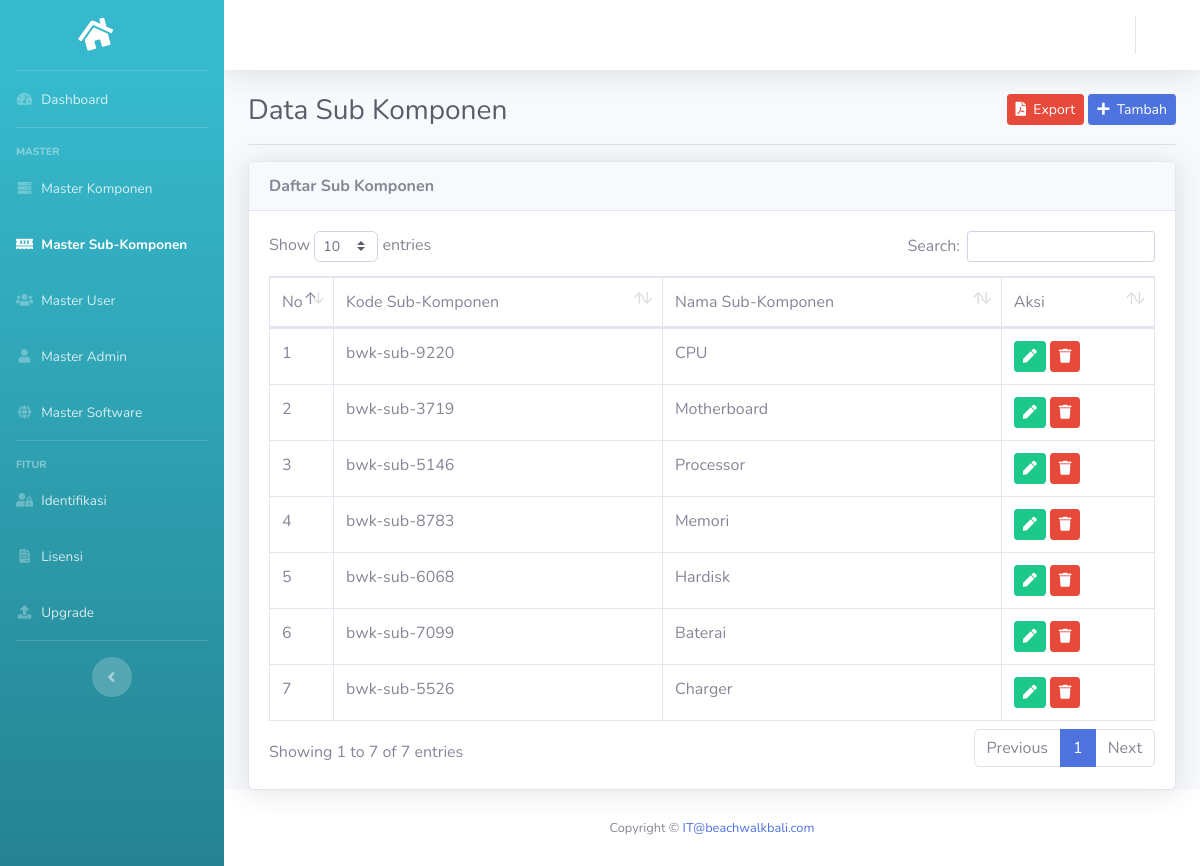
The app's page /index.php/sub with its own data.
### tables this page shows
CREATE TABLE `sub` (
  `id` int(11) NOT NULL,
  `kode` varchar(50) NOT NULL,
  `nama` varchar(100) NOT NULL
);

### application/controllers/Sub.php (called while the page is built, shortened)
<?php
class Sub extends CI_Controller{
	public function __construct(){
		$this->data['aktif'] = 'sub';
		$this->load->model('M_sub', 'm_sub');
	}
	public function index(){
		$this->data['title'] = 'Data Sub Komponen';
		$this->data['all_sub'] = $this->m_sub->lihat();
		$this->data['no'] = 1;
		$this->load->view('sub/lihat', $this->data);
	}
}

### index.php (called while the page is built, shortened)
<?php
require_once BASEPATH.'core/CodeIgniter.php';

### application/models/M_sub.php (called while the page is built, shortened)
<?php
class M_sub extends CI_Model{
	protected $_table = 'sub';
	public function lihat(){
		$query = $this->db->get($this->_table);
		return $query->result();
	}
}

### application/views/sub/lihat.php (the view, shortened to what this page needs)
<!DOCTYPE html>
<html lang="en">
<head>
</head>
<body id="page-top">
	<div id="wrapper">
		<div id="content-wrapper" class="d-flex flex-column">
			<div id="content" data-url="<?= base_url('sub') ?>">
				<div class="container-fluid">
				<div class="clearfix">
					<div class="float-left">
						<h1 class="h3 m-0 text-gray-800"><?= $title ?></h1>
					</div>
					<div class="float-right">
							<a href="<?= base_url('sub/export') ?>" class="btn btn-danger btn-sm" target="_blank"><i class="fa fa-file-pdf" target="_blank"></i>&nbsp;&nbsp;Export</a>
							<a href="<?= base_url('sub/tambah') ?>" class="btn btn-primary btn-sm"><i class="fa fa-plus"></i>&nbsp;&nbsp;Tambah</a>
					</div>
				</div>
				<hr>
				<div class="card shadow">
					<div class="card-header"><strong>Daftar Sub Komponen</strong></div>
					<div class="card-body">
						<div class="table-responsive">
							<table class="table table-bordered" id="dataTable" width="100%" cellspacing="0">
								<thead>
									<tr>
										<td width="5%">No</td>
										<td>Kode Sub-Komponen</td>
										<td>Nama Sub-Komponen</td>
										<td>Aksi</td>
									</tr>
								</thead>
								<tbody>
								<?php foreach ($all_sub as $sub): ?>
									<tr>
										<td><?= $no++ ?></td>
										<td><?= $sub->kode ?></td>
										<td><?= $sub->nama ?></td>
										<td>
											<a href="<?= base_url('sub/ubah/' . $sub->kode) ?>" class="btn btn-success btn-sm"><i class="fa fa-pen"></i></a>
											<a onclick="return confirm('apakah anda yakin?')" href="<?= base_url('sub/hapus/' . $sub->kode) ?>" class="btn btn-danger btn-sm"><i class="fa fa-trash"></i></a>
										</td>
									</tr>
								<?php endforeach ?>
								</tbody>
							</table>
						</div>
					</div>
				</div>
				</div>
			</div>
		</div>
	</div>
</body>
</html>

### records on screen
sub: kode "bwk-sub-9220", nama "CPU"
sub: kode "bwk-sub-3719", nama "Motherboard"
sub: kode "bwk-sub-5146", nama "Processor"
sub: kode "bwk-sub-8783", nama "Memori"
sub: kode "bwk-sub-6068", nama "Hardisk"
sub: kode "bwk-sub-7099", nama "Baterai"
sub: kode "bwk-sub-5526", nama "Charger"

### other values on screen
$title "Data Sub Komponen"
